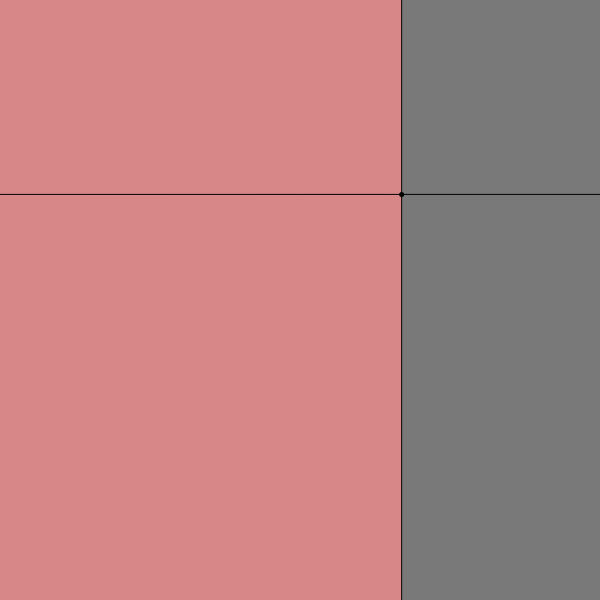
Frame 1 (no input)
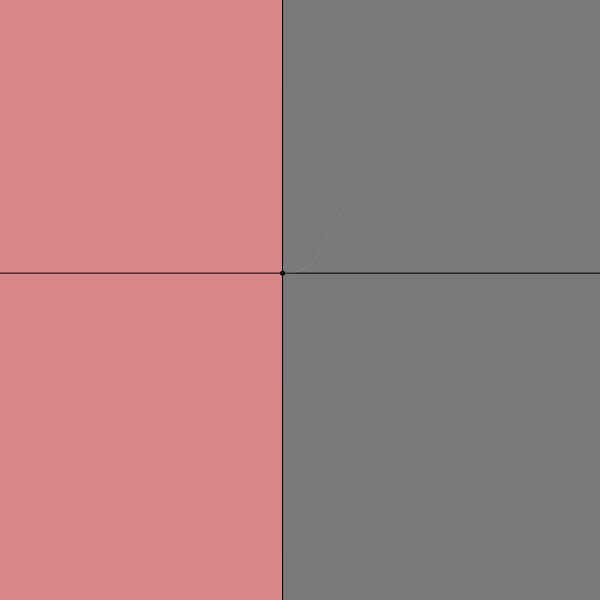
Frame 60 (no input)
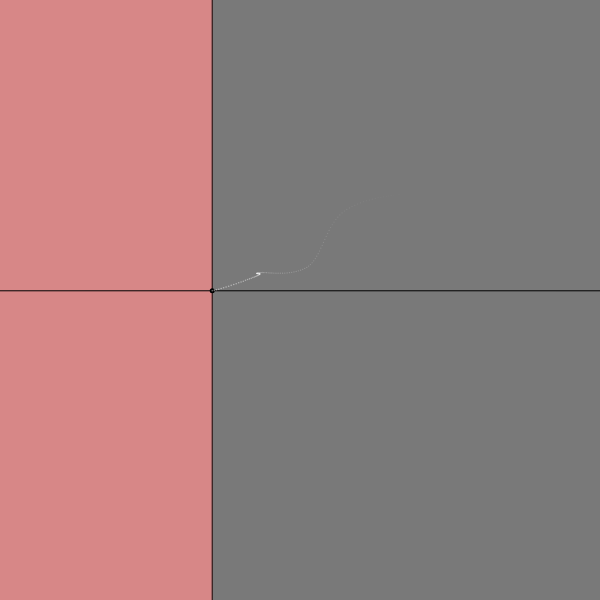
Frame 120 (the mouse pressed at the canvas centre since frame 60)

The p5.js sketch that drew these frames (run headless with seeded random() and noise() and a simulated clock; from frame 60 on, the mouse is pressed at the canvas centre):

// p5.js sketch
// ── sketch.js
let xoff = 0;
let yoff = 500;
let n = 200;
let ny = 0;
let particle;
let incrementX = 0.005;
let incrementY = 0.005;
let incrSliderX, incrSliderY;

function setup() {
  createCanvas(600, 600);
  pixelDensity(1);
  particle = new Particle();
  incrSliderX = createSlider(0.001, 0.05, 0.005, 0.001);
  incrSliderX.position(width + 10, 30);
  incrSliderX.style('width', '160px');
  incrSliderY = createSlider(0.001, 0.05, 0.005, 0.001);
  incrSliderY.position(width + 10, 90);
  incrSliderY.style('width', '160px');

}

function draw() {
  background(121);
  xoff = xoff + incrSliderX.value();
  n = noise(xoff) * width;
  yoff = yoff + incrSliderY.value();
  ny = noise(yoff) * height;

  loadPixels();
  for (let y = 0; y < height; y++) {
    for (let x = 0; x < width; x++) {
      let index = (x + y * width) * 4;
      //if (index / 4 % width < n && floor(index /4/height) < ny) {
      if (index / 4 % width < n) {
        pixels[index + 0] = 170;
        pixels[index + 1] = 0;
        pixels[index + 2] = 0;
        pixels[index + 3] = 120;
      }
    }
  }
  updatePixels();

  strokeWeight(1);
  stroke(0);
  line(n, 0, n, height);
  line(0, ny, width, ny);
  particle.update();
  particle.show();
}

// ── particle.js
class Particle {
  constructor() {
    this.x = floor(n);
    this.y = floor(ny);
    this.history = [];
  }
  show() {
    strokeWeight(5);
    point(this.x, this.y);
    for (let i = 0; i < this.history.length; i++) {
      let pos = this.history[i];
      stroke(255, i);
      strokeWeight(map(i, 0, 1000, 1, 6));
      point(pos.x, pos.y);
    }
  }
  update() {
    this.x = n;
    this.y = ny;
    let v = createVector(this.x, this.y);
    this.history.push(v);
    if (this.history.length >= 1000) {
      this.history.splice(0, 1);
    }
  }
}

// ── style.css
html {
    font-family: 'Montserrat', sans-serif;
}

#sliders, #sketch-holder, h1, p {
    margin: auto;
    width: 50%;
    text-align: center;
}
